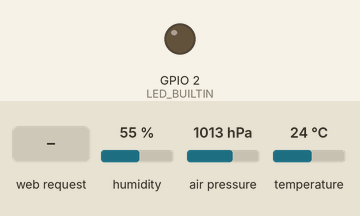
Recording of a program running on a simulated ESP8266 (NodeMCU). Shown: output pins drawn as LEDs (lit = HIGH, except the on-board LED, lit = LOW). The test bench sets the inputs (shaded band); at power-on: humidity 55 %, air pressure 1013 hPa, temperature 24 °C. WiFi joins after 1.5 s; servers stay silent unless stated; what the program prints to the serial monitor is not drawn.

Above: at 5.8 s.
5.9 s: HTTP request GET / received
7.4 s: HTTP request GET /status received
At 7.59 s:
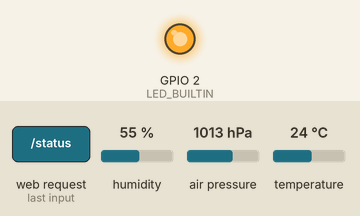
Timing chart, 0 to 10.4 s (numbered marks = the images above; inputs shaded):
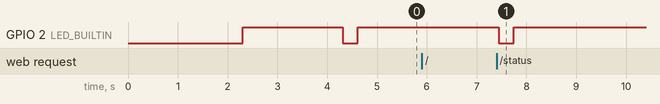

Measured:
- after the input at 5.9 s, every drawn part: stays the same
- after the input at 7.4 s, GPIO 2 (LED_BUILTIN): HIGH → LOW after 0.05 s, → HIGH 0.30 s later

The program:

main.cpp
```cpp
// NodeMCU ESP826612E, BME280
// MicroController reads data from a BME280 and sends live updates to a web server

#include "setup.h"

void setup() {
  // Let system stabilize
  delay(2000);

  // Start the serial communication
  Serial.begin(9600);
  Serial.flush();

  pinMode(LED_BUILTIN, OUTPUT);

  bmeSetup();
  flashLED();
  webSetup();
  flashLED();
}

void loop() {
  // Listen for incoming client requests
  server.handleClient();
  //delay(1000);
}
```

setup.h
```cpp
#ifndef SETUP_H
#define SETUP_H

// ************************* LIBRARIES **************************
// Arduino/C++ Libraries
#include <Arduino.h>
#include <string.h>
// Sensor Libraries
#include <Wire.h>
#include <Adafruit_Sensor.h>
#include <Adafruit_BME280.h>
// Web Server Libraries
#include <ESP8266WiFi.h>
#include <ESP8266WebServer.h>

// ************************* WEB SERVER *************************
ESP8266WebServer server(80); // Create an instance of the server on port 80
const char* ssid = "ESPTESTNET";  // WiFi Details
const char* password = "nbnewspot";

// *************************** SENSOR ***************************
#define SEALEVELPRESSURE_HPA (1013.25) // Pressure Details for BME280
Adafruit_BME280 bme; // I2C

// ************************* FUNCTIONS **************************
void webSetup();
void bmeSetup();
void handleStatus();
void handleRoot();
String printValues();
void flashLED();

// UTILITY FUNCTIONS
void flashLED() {
    digitalWrite(LED_BUILTIN, LOW);
    delay(300);
    digitalWrite(LED_BUILTIN, HIGH);
}

// SETUP FUNCTIONS
void webSetup() {
  // Connect to Wi-Fi
  Serial.print("Connecting to WiFi");
  WiFi.begin(ssid, password);

  while (WiFi.status() != WL_CONNECTED) {
    delay(1000);
    Serial.print(".");
  }
  Serial.println("\nConnected to WiFi!");
  Serial.print("IP Address: ");
  Serial.println(WiFi.localIP());

  // Define the handler for the root URL
  server.on("/", handleRoot);
  // Serve the LED status
  server.on("/status", handleStatus);
  // Start the server
  server.begin();
  Serial.println("HTTP server started.");
}
void bmeSetup() {
    Serial.println("\nLocating BME280 Sensor...");
    bool status;
    status = bme.begin(0x76);
    if (!status) {
      Serial.println("Could not find a valid BME280 sensor, check wiring!");
      while (1);
    }
    Serial.println("BME280 found!");
}
// DATA FUNCTIONS
String printValues() {
    // Convert temperature to Fahrenheit
    // Serial.print("Temperature = ");
    // Serial.print(1.8 * bme.readTemperature() + 32);
    // Serial.println(" *F");

    String message = "Temperature = " + String(bme.readTemperature()) + " °C<br>" +
                     "Pressure = " + String(bme.readPressure() / 100.0F) + " hPa<br>" +
                     "Approx. Altitude = " + (bme.readAltitude(SEALEVELPRESSURE_HPA)) + " m<br>" +
                     "Humidity = " + (bme.readHumidity()) + " %<br>";
    Serial.println(message);
    return message;
};

// SERVER FUNCTIONS
// Function to handle the `/status` route that sends the LED status
void handleStatus() {
    String message = printValues();
    server.send(200, "text/plain", message);  // Send the status to the client
    flashLED();
};

// Function to handle root URL "/"
void handleRoot() {
    Serial.println("A client has connected via HTTP!");

    String html = "<html><body>";
    html += "<h1>ESP8266 Live Updates</h1>";
    html += "<div id='message'>Waiting for weather conditions...</div>";
    html += "<script>";
    html += "function updateMessage() {";
    html += "  fetch('/status').then(response => response.text()).then(data => {";
    html += "    document.getElementById('message').innerHTML = data;";
    html += "  });";
    html += "  setTimeout(updateMessage, 5000);";  // Check every 5 seconds for updates
    html += "}";
    html += "updateMessage();";  // Start the update loop
    html += "</script>";
    html += "</body></html>";

    server.send(200, "text/html", html);
};

#endif
```
